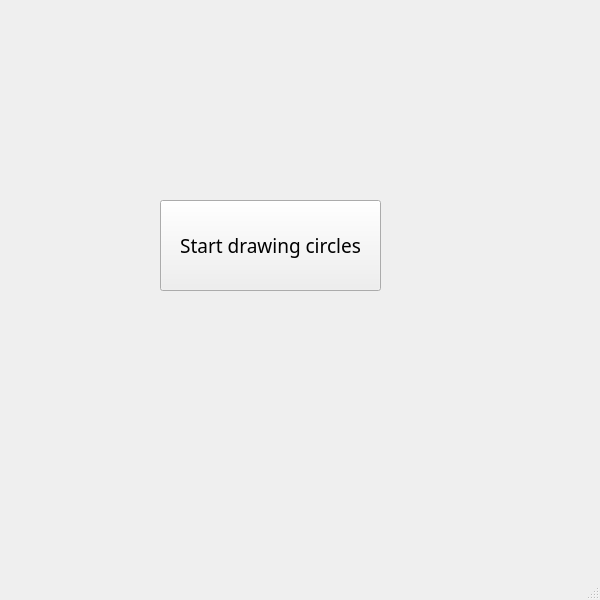
<?xml version="1.0" encoding="UTF-8"?>
<ui version="4.0">
 <class>MainWindow</class>
 <widget class="QMainWindow" name="MainWindow">
  <property name="geometry">
   <rect>
    <x>0</x>
    <y>0</y>
    <width>600</width>
    <height>600</height>
   </rect>
  </property>
  <property name="windowTitle">
   <string>MainWindow</string>
  </property>
  <widget class="QWidget" name="centralwidget">
   <widget class="QPushButton" name="btn">
    <property name="geometry">
     <rect>
      <x>160</x>
      <y>200</y>
      <width>221</width>
      <height>91</height>
     </rect>
    </property>
    <property name="font">
     <font>
      <family>Bahnschrift</family>
      <pointsize>14</pointsize>
     </font>
    </property>
    <property name="text">
     <string>Start drawing circles</string>
    </property>
   </widget>
  </widget>
  <widget class="QMenuBar" name="menubar">
   <property name="geometry">
    <rect>
     <x>0</x>
     <y>0</y>
     <width>600</width>
     <height>21</height>
    </rect>
   </property>
  </widget>
  <widget class="QStatusBar" name="statusbar"/>
 </widget>
 <resources/>
 <connections/>
</ui>
